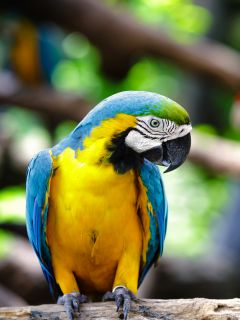
#> input picture univer/LESSONS DATA SCIENCE/lesson3/test.jpg, 240 x 320 px; its folder holds 2 pictures in this run
$ jupyter execute --allow-errors 11_708_Ivanaevskii_04.ipynb
#> lines starting #> are read from the running program, lines starting #| are printed output that depends on the picture
[cell 1]
import math
from skimage import io, color
from skimage.transform import resize
import numpy as np
import random

[cell 2]
def create_superpixel(height, weight, img):
    return SuperPixels(height, weight, img[height,weight][0], img[height, weight][1], img[height,weight][2])

[cell 3]
# [13 lines left out: function init_center_of_claster, not called in this run]

[cell 4]
# [7 lines left out: function calculate_gradient, not called in this run]

[cell 5]
# [11 lines left out: function reassign_cluster_center_acc_to_grad, not called in this run]

[cell 6]
# metric method
# [19 lines left out: function assign_pixels_to_cluster_Euclidean_distance, not called in this run]

[cell 7]
# metric method
# [19 lines left out: function assign_pixels_to_cluster_Euclidean_distance_squared, not called in this run]

[cell 8]
# metric method
# [19 lines left out: function assign_pixels_to_cluster_Chebyshev_dist, not called in this run]

[cell 9]
# metric method
# [19 lines left out: function assign_pixels_to_cluster_Manh_dist, not called in this run]

[cell 10]
# [10 lines left out: function update_cluster_mean, not called in this run]

[cell 11]
# [12 lines left out: function avg_color_cluster, not called in this run]

[cell 12]
# [20 lines left out: function slic, not called in this run]

[cell 13]
def lab2rgb(path, lab_arr):
    rgb_arr = color.lab2rgb(lab_arr)
    io.imsave(path, rgb_arr)

[cell 14]
class SuperPixels(object):

    def __init__(self, height, weight, l = 0, a = 0, b = 0):
        self.update(height, weight, l, a, b)
        self.pixels = []

    # [6 lines left out: function update, not called in this run]

[cell 15]
rgb = io.imread('test.jpg', plugin='matplotlib')
#> rgb is the input picture: shape (320, 240, 3); mean R, G, B 113, 117.6, 76.2
print(rgb.shape)
#| (320, 240, 3)

img = resize(rgb, (400,400), anti_aliasing=True)
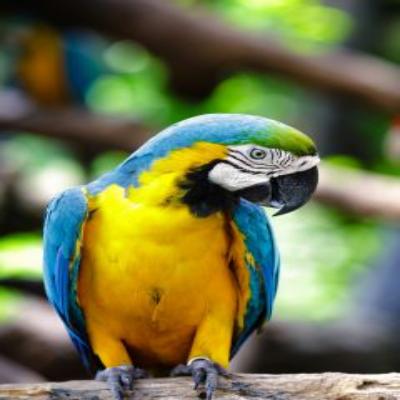
#> img: shape (400, 400, 3) float64; mean R, G, B 0.443, 0.461, 0.299
print(img.shape)
#| (400, 400, 3)

# convert RGB to LAB
img = color.rgb2lab(img)
#> img: shape (400, 400, 3) float64; mean of channels 0, 1, 2 47.6, -4.7, 19.4

k = 100 # number of superpixel used to segment the input img
m = 20

img_height = img.shape[0]
#> img_height = 400
img_weight = img.shape[1]
#> img_weight = 400

N = img_height * img_weight # number of pixels in the input image
#> N = 160000
# for roughly equally sized superpixels there would be a superpixel centre at every grid interval S
S = int(math.sqrt(N /k))
#> S = 40

clusters = []
tag = {}
dis = np.full((img_height, img_weight), np.inf)

# №3 Выбор метрики
print('Введите номер метрики от 1 до 4')
method = input()
#> (the rest of this cell did not finish here and is left out)
